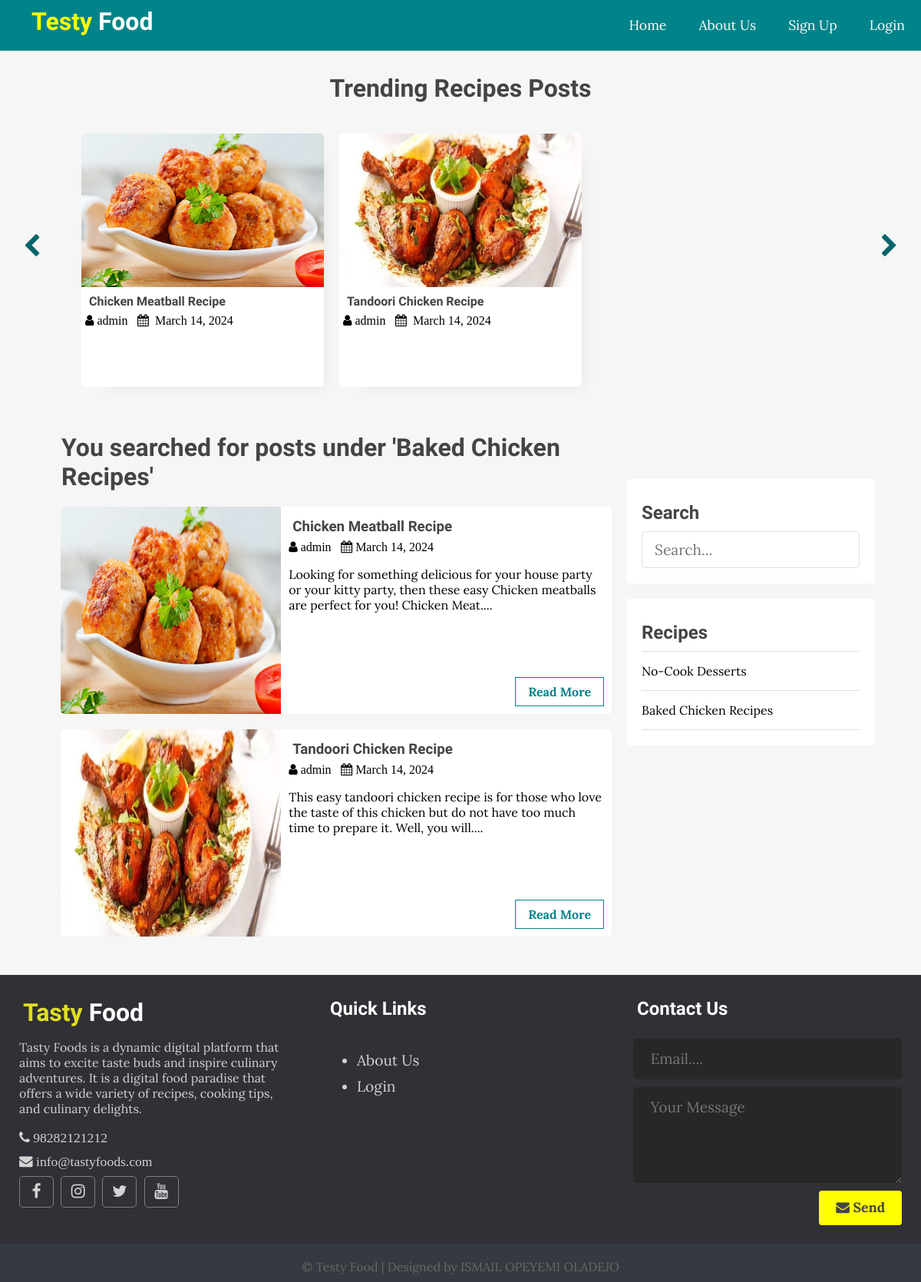
The page /index.php?t_id=9&name=Baked Chicken Recipes on the database its author committed.
### tables this page shows
CREATE TABLE `posts` (
  `id` int(11) NOT NULL,
  `user_id` int(11) NOT NULL,
  `topic_id` int(11) DEFAULT NULL,
  `title` varchar(255) NOT NULL,
  `image` varchar(255) NOT NULL,
  `body` text NOT NULL,
  `published` tinyint(4) NOT NULL,
  `created_at` datetime NOT NULL DEFAULT CURRENT_TIMESTAMP
);

CREATE TABLE `users` (
  `id` int(11) NOT NULL,
  `admin` tinyint(4) NOT NULL,
  `username` varchar(255) NOT NULL,
  `email` varchar(255) NOT NULL,
  `password` varchar(255) NOT NULL,
  `create_at` timestamp NOT NULL DEFAULT CURRENT_TIMESTAMP
);

CREATE TABLE `topics` (
  `id` int(11) NOT NULL,
  `name` varchar(100) NOT NULL,
  `description` text NOT NULL
);

### app/database/db.php (called while the page is built, shortened)
<?php
require('connect.php');
function executeQuery($sql, $data)
{
    global $conn;
    $stmt = $conn ->prepare($sql);
    $values = array_values($data);
    $types = str_repeat('s', count($values));
    $stmt -> bind_param($types, ...$values);
    $stmt -> execute();
    return $stmt;
}
function selectAll($table, $conditions = [])
{
    global $conn;
    $sql = "SELECT * FROM $table";
    if (empty($conditions)){
        $stmt = $conn ->prepare($sql);
        $stmt -> execute();
        $records = $stmt->get_result()->fetch_all(MYSQLI_ASSOC);
        return $records;
    }
}
function getPostsByTopicId($topic_id){
    $sql = "SELECT p.*, u.username FROM posts AS p JOIN users AS u ON P.user_id=u.id WHERE published=? AND topic_id=?";
    $stmt = executeQuery($sql, ['published' => 1, 'topic_id' => $topic_id]);
    $records = $stmt->get_result()->fetch_all(MYSQLI_ASSOC);
    return $records;
}

### app/controllers/topics.php (called while the page is built, shortened)
<?php
include(ROOT_PATH. "/app/database/db.php");
$table = 'topics';
$topics = selectAll($table);

### index.php (the view, shortened to what this page needs)
<?php
include(ROOT_PATH. "/app/controllers/topics.php");
$postTitle = 'Recent Posts';
if(isset($_GET['t_id'])) {
    $posts = getPostsByTopicId($_GET['t_id']);
    $postTitle ="You searched for posts under '" . $_GET['name'] . "'";
}else if (isset($_POST['search-term'])) {
    $postTitle ="You searched for '" . $_POST['search-term'] . "'";
   $posts = searchPosts($_POST['search-term']);
}else{
    $posts = getPublishedPosts();
}
?>
<!DOCTYPE html>
<html>
    <head>
        <link rel="stylesheet" href="https://cdnjs.cloudflare.com/ajax/libs/font-awesome/4.7.0/css/font-awesome.min.css">
        <link rel="stylesheet" href="assets/css/style.css">
    </head>
    <body>
      <?php include(ROOT_PATH. "/app/includes/header.php");?>
      <div class="page-wrapper">
        <div class="post-slider">
            <h1 class="slider-title">Trending Recipes Posts</h1>
            <i class="fa fa-chevron-left prev" aria-hidden="true"></i>
            <i class="fa fa-chevron-right next" aria-hidden="true"></i>
            <div class="post-wrapper">
                <?php foreach ($posts as $post): ?>
                    <div class="post">
                        <img src="<?php echo BASE_URL . '/assets/img/' . $post['image'];?>" alt="" class="slider-image">
                        <div class="post-info">
                            <h4><a href="single.php?id=<?php echo $post['id']; ?>"><?php echo $post['title']; ?></a></h4>
                            <i class="fa fa-user" aria-hidden="true"> <?php echo $post['username']; ?></i>
                            <i class="fa fa-calendar" aria-hidden="true">&nbsp; <?php echo date('F j, Y', strtotime($post['created_at'])); ?></i>
                        </div>
                    </div>
                <?php endforeach;?>
            </div>
        </div>
        <div class="content clearfix">
            <div class="main-content">
                <h1 class="recent-post-title"><?php echo $postTitle; ?></h1>
                <?php foreach ($posts as $post): ?>
                    <div class="post clearfix">
                        <img src="<?php echo BASE_URL . '/assets/img/' . $post['image'];?>" alt="" class="post-image">
                        <div class="post-preview">
                            <h3><a href="single.php?id=<?php echo $post['id']; ?>"><?php echo $post['title']; ?></a></h3>
                            <i class="fa fa-user" aria-hidden="true"> <?php echo $post['username']; ?></i>
                            <i class="fa fa-calendar" aria-hidden="true">&nbsp;<?php echo date('F j, Y', strtotime($post['created_at'])); ?></i>
                            <p class="preview-text">
                            <?php echo html_entity_decode(substr($post['body'], 0, 150) . '....'); ?>
                            </p>
                            <a href="single.php?id=<?php echo $post['id']; ?>" class="btn read-more">Read More</a>
                        </div>
                    </div>
                <?php endforeach;?>
            </div>
            <div class="sidebar">
                <div class="section search">
                    <h2 class="section-title">Search</h2>
                    <form action="index.php" method="post">
                        <input type="text" name="search-term" class="text-input" placeholder="Search...">
                    </form>
                </div>
                <div class="section topics">
                    <h2 class="section-title">Recipes</h2>
                    <ul>
                    <?php foreach ($topics as $key => $topic):?>
                        <li><a href="<?php echo BASE_URL . '/index.php?t_id=' . $topic['id'] . '&name=' . $topic['name'];?>"><?php echo $topic['name'] ;?></a></li>
                    <?php endforeach;?>
                    </ul>
                </div>
            </div>
        </div>
      </div>
      <?php include(ROOT_PATH. "/app/includes/footer.php");?>
    </body>
</html>

### assets/css/style.css (style rules this page uses)
* { box-sizing: border-box; }
html, body { height: 100%; padding: 0px; margin: 0px; background: #f6f6f6; font-family: 'Lora', serif; }
h1, h2, h3, h4, h5, h6 { font-family: 'candal', serif; color: #444; margin: 5px; }
a { text-decoration: none; color: inherit; }
.clearfix::after { content: ''; display: block; clear: both ; }
.btn { padding: .5rem 1rem; background: #ffff01; color: #444; border: 1px solid transparent; border-radius: .25rem; font-weight: bold; font-family: 'Lora', serif; }
.text-input { padding: .7rem 1rem; display: block; width: 100%; border-radius: 5px; border: 1px solid #e0e0e0; outline:none; color: #444; line-height: 1.5rem; font-size: 1.2em; font-family: 'Lora', serif; }
.page-wrapper { min-height: 100%; }
.post-slider { position: relative; }
.post-slider .slider-title { text-align: center; margin: 30px auto; }
.post-slider .next { position: absolute; top: 50%; right: 30px; font-size: 2em; color: #006669; cursor: pointer; }
.post-slider .prev { position: absolute; top: 50%; left: 30px; font-size: 2em; color: #006669; cursor: pointer; }
.post-slider .post-wrapper { width: 84%; height: 350px; margin: 0px auto; overflow: hidden; padding: 10px 0px 10px 0px; }
.post-slider .post-wrapper .post { height: 330px; width: 300px; margin: 0px 10px; display: inline-block; background: white; border-radius: 5px; box-shadow: 1rem 1rem 1rem -1rem #a0a0a033; }
.post-slider .post-wrapper .post .post-info { height: 130px; padding: 0px 5px; }
.post-slider .post-wrapper .post .slider-image { width: 100%; height: 200px; border-top-left-radius: 5px; border-top-right-radius: 5px; }
.content { width: 90%; margin: 30px auto 30px; }
.content .main-content { width: 70%; float: left; }
.content .main-content .post { width: 95%; height: 270px; margin: 20px auto; border-radius: 5px; background: white; position: relative; }
.content .main-content .post .read-more { position: absolute; bottom: 10px; right: 10px; border: 1px solid #008489; background: transparent; border-radius: 0px; color: #008489 !important; }
.content .main-content .post .post-image { width: 40%; height: 100%; float: left; border-top-left-radius: 5px; border-bottom-left-radius: 5px; }
.content .main-content .post .post-preview { width: 60%; padding: 10px; float: right; }
.content .main-content .recent-post-title { margin: 20px; }
.content .sidebar { width: 30%; float: left; }
.content .sidebar .section { background: white; padding: 20px; border-radius: 5px; margin-bottom: 20px; }
.content .sidebar .section .section-title { margin: 10px 0px 10px 0px; }
.content .sidebar .section.search { margin-top: 80px; }
.content .sidebar .section.topics ul { margin: 0px; padding: 0px; list-style: none; border-top: 1px solid #e0e0e0; }
.content .sidebar .section.topics ul li a { display: block; padding: 15px 0px 15px 0px; border-bottom: 1px solid #e0e0e0; transition: all 0.3s; }

### rows shown on the page
posts: image (picture), title "Chicken Meatball Recipe", user.username "admin", created_at "March 14, 2024", body "Looking for something delicious for your house party or your kitty party, then these easy Chicken meatballs are perfect for you! Chicken Meat...."
posts: image (picture), title "Tandoori Chicken Recipe", user.username "admin", created_at "March 14, 2024", body "This easy tandoori chicken recipe is for those who love the taste of this chicken but do not have too much time to prepare it. Well, you will...."
topics: name "No-Cook Desserts"
topics: name "Baked Chicken Recipes"

### other values the page prints
$postTitle "You searched for posts under 'Baked Chicken Recipes'"
